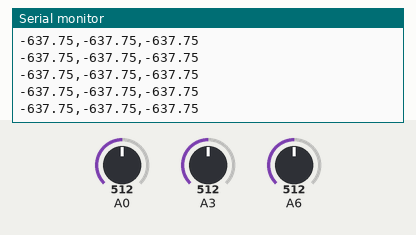
This sketch was run on a simulated Arduino Nano, built with avr-gcc and run on an emulated ATmega328P. On the bench: the last lines printed to the serial monitor. Inputs (shaded band) come from the test bench; at power-on: A0 = 512, A3 = 512, A6 = 512. Random numbers use the default seed unless the sketch sets one.

Above: at 2.7 s.
2.8 s: A0 set to 526
At 3.4 s:
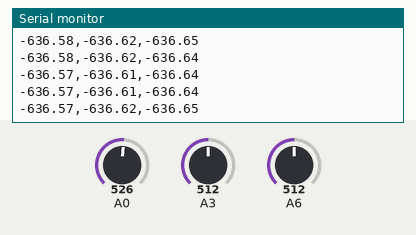
4.3 s: A0 set to 506
At 5.2 s:
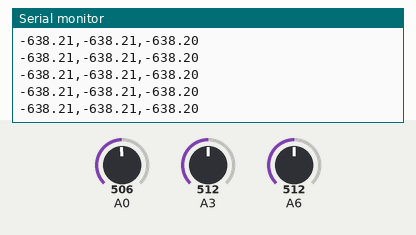
Timing chart, 0 to 6.6 s (numbered marks = the images above; inputs shaded):
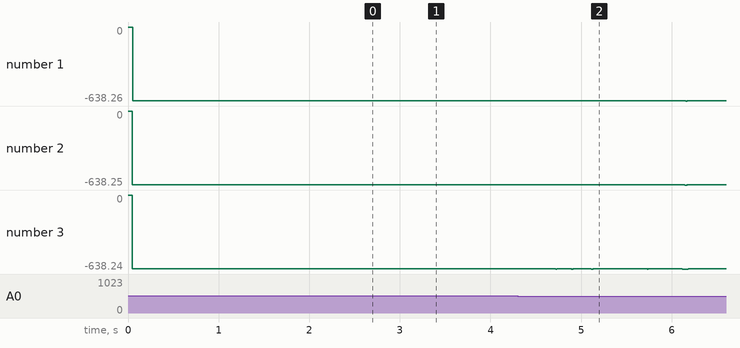

Measured:
- after the input at 2.8 s, the serial monitor: prints a new line after 0.15 s (image 1)
- plotted number 1: -637.74 → -636.61 after the input at 2.8 s
- plotted number 2: -637.74 → -636.63 after the input at 2.8 s
- plotted number 3: -637.74 → -636.67 after the input at 2.8 s

The sketch:

VoltageCalibrationV1.6_LinearRegressionCalibration.ino
```cpp
#include <SimpleKalmanFilter.h>

SimpleKalmanFilter simpleKalmanFilter(2, 2, 0.01);
float peakRS,peakST,peakTR = 0;
float peakBeforeRS,peakBeforeST,peakBeforeTR = 0;
float vmaxRS,vmaxST,vmaxTR = 0;
float vRS,vST,vTR = 0;
float bufferVRS, bufferVST, bufferVTR = 0;
float MvAvgRS, MvAvgST, MvAvgTR = 0;
float V380RS, V380ST, V380TR = 0;
float Vrms380 = 390.00;     // Take form measurement tools
float Vrms220 = 230.00;     // Take from measurement tools
int a,b,c;

void setup() {
  // put your setup code here, to run once:
  Serial.begin(115200);
  Serial.println(" ");
  Serial.println("Start!");
}
void voltageMeasure(){
  float real_valueRS = analogRead(A0);
  float real_valueST = analogRead(A3);
  float real_valueTR = analogRead(A6);
  float measured_valueRS = real_valueRS + random(-100,100)/100.0;
  float measured_valueST = real_valueST + random(-100,100)/100.0;
  float measured_valueTR = real_valueTR + random(-100,100)/100.0;
  peakRS = simpleKalmanFilter.updateEstimate(measured_valueRS);
  peakST = simpleKalmanFilter.updateEstimate(measured_valueST);
  peakTR = simpleKalmanFilter.updateEstimate(measured_valueTR);
  //MeasureRS
  if(peakRS>peakBeforeRS){
    peakBeforeRS = peakRS;
    vmaxRS = peakRS;
  }
  if(peakRS<peakBeforeRS){
    peakBeforeRS = peakRS;
    vRS = ((0.2395 * vmaxRS) - 760.37); //Liner Regression y = 0,2395x - 760,37
    bufferVRS += vRS;
    if(a >= 1000){
      MvAvgRS = bufferVRS/a;
      V380RS = (Vrms380 * MvAvgRS)/Vrms220;
      if(MvAvgRS < 0){
        MvAvgRS = 0;
      }
      bufferVRS = 0; a = 0;
    }
    a++;
  }
  //MeasureST
  if(peakST>peakBeforeST){
    peakBeforeST = peakST;
    vmaxST = peakST;
  }
  if(peakST<peakBeforeST){
    peakBeforeST = peakST;
    vST = ((0.2395 * vmaxST) - 760.37); // Liner Regression
    bufferVST += vST;
    if(b >= 1000){
      MvAvgST = bufferVST/b;
      V380ST = (Vrms380 * MvAvgST)/Vrms220;
      if(MvAvgST < 0){
        MvAvgST = 0;
      }
      bufferVST = 0; b = 0;
    }
    b++;
  }
  //MeasureTR
  if(peakTR>peakBeforeTR){
    peakBeforeTR = peakTR;
    vmaxTR = peakTR;
  }
  if(peakTR<peakBeforeTR){
    peakBeforeTR = peakTR;
    vTR = ((0.2395 * vmaxTR) - 760.37); // Liner Regression
    bufferVTR += vTR;
    if(c >= 1000){
      MvAvgTR = bufferVTR/c;
      V380TR = (Vrms380 * MvAvgTR)/Vrms220;
      if(MvAvgTR < 0){
        MvAvgTR = 0;
      }
      bufferVTR = 0; c = 0;
    }
    c++;
  }
}

void loop() {
  // put your main code here, to run repeatedly:
  voltageMeasure();
  Serial.print(vRS);Serial.print(",");Serial.print(vST);Serial.print(",");Serial.println(vTR);
//  Serial.print(V380RS);Serial.print(",");Serial.print(V380ST);Serial.print(",");Serial.println(V380TR);
}
```
